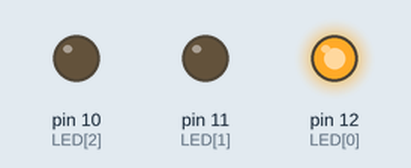
Simulated run of this sketch. Board: Arduino Uno, built with avr-gcc and run on an emulated ATmega328P. Parts: output pins drawn as LEDs (lit = HIGH). What the sketch prints to the serial monitor is not drawn.

Above: at 0.5 s.
At 1.7 s:
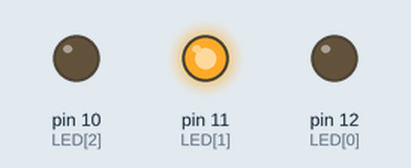
At 3.2 s:
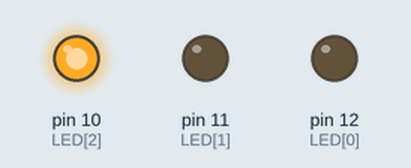
Timing chart, 0 to 5.2 s (numbered marks = the images above):
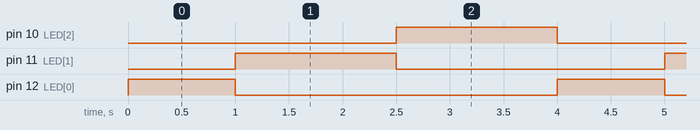

The sketch:

semaforo-com-millis.ino
```cpp
// --- Criar um semáforo utilizando millis() seguindo o enunciado anotado ---

constexpr byte LED[] = {12, 11, 10}; // Vermelho, amarelo e verde, respectivamente
constexpr unsigned long L_PER[] = {0, 1000, 2500, 4000}; // em segundos

// Período do programa
unsigned long t{0};

void setup() {
    Serial.begin(9600);

    for(auto pin : LED)
        pinMode(pin, OUTPUT);
}

// Escreve cada bit do número bin_code no array de LED respectivo por meio de
// bitshifting + AND.
void write_to_leds(byte bin_code) {
    for(auto i = 0; i < 3; i++)
        digitalWrite(LED[i], (bin_code >> i) & 0b001);
}

// Retorna se value está contido no intervalo [a, b[
bool in_interval(unsigned long value, unsigned long a, unsigned long b) {
    return (a <= value && value < b) ? true : false;
}

void loop() {
  for(byte i = 0; i < 3; i++) {
      if(in_interval(millis() - t, L_PER[i], L_PER[i + 1]))
          write_to_leds(0b1 << i);
  }

  if(millis() - t >= L_PER[3]) {
      Serial.print("Resetado no período t = ");
      Serial.print(millis() - t);
      Serial.println(" ms");

      t = millis();
  }
}
```

contador.cpp
```cpp
#include "Arduino.h"

constexpr byte MAX_BUF_S = 13; // No contexto do Arduino R3, o máximo é 13 (111111111111B)
byte BUF_END = 0; // Index necessário para localizar o último char da array

char num_in[MAX_BUF_S];
double dec_out = 0.0; // a função pow() funciona apenas com double, se não leva a truncamento

byte bin_out[MAX_BUF_S - 1];

byte LED[MAX_BUF_S - 1];

// Essa flag garantirá que getNum() seja chamado apenas 1 vez no programa inteiro
bool hasInput = false;

enum NumberalSystem {
  Decimal = 1,
  Binary,
  Octal,
  Hexadecimal,
  Invalid,
};

void setup() {
  Serial.begin(9600);

  for(auto i = 0; i < MAX_BUF_S - 1; i++) {
      LED[i] = i+1;
      pinMode(LED[i], OUTPUT);
  }

  Serial.println("Insira o valor maximo do contador [0-4095d]");
  Serial.println("Utilize a ordem esquerda->direita.");
  Serial.println("Coloque o sis. numerico no final do numero");
  Serial.println("Ex: FFh, 101b, 13d, 65o");
  Serial.println();
}

// ----
// Essa função pega o input do usuário pelo serial, só é executada uma
// vez durante todo o runtime
// ----
void getNum() {

  // NOTE: esse objeto só vai ser construído uma vez durante o programa
  String str_buf;

  if (Serial.available() > 0) {
    str_buf = Serial.readStringUntil('\n');
    str_buf.toCharArray(num_in, MAX_BUF_S);
    BUF_END = str_buf.length() - 1; // considerando a contagem a partir do 0

    hasInput = true;
  }
}

// ----
// Detecta se o input está em hexadecimal, octal, binário ou decimal
// ----
int getNumSystem() {
  char systemChar = num_in[BUF_END];
  NumberalSystem numSystem;

  switch (systemChar) {
  case 'f':
  case 'F': {
    numSystem = Hexadecimal;
    break;
  }

  case 'o':
  case 'O': {
    numSystem = Octal;
    break;
  }

  case 'b':
  case 'B': {
    numSystem = Binary;
    break;
  }

  case 'd':
  case 'D': {
    numSystem = Decimal;
    break;
  }

  default: {
    numSystem = Invalid;
    break;
  }
  }

  return numSystem;
}

// -- Algoritmos de Conversão SISTEMA -> Decimal + utilitários

// Verifica se o caractére está em um intervalo [a, b] na tabela ASCII
// essa função auxilia bastante na legibilidade do código
bool char_is_in_between(char ch, char a, char b) {
  return (ch >= a && ch <= b) ? true : false;
}

byte hex_digit_value(char hex_char) {
  byte num_buf = 0;

  if (char_is_in_between(hex_char, '0', '9'))
    num_buf = hex_char - '0'; // considerando valores da tabela ASCII

  else if (char_is_in_between(hex_char, 'A', 'F'))
    num_buf = 15 - ('F' - hex_char);

  else if (char_is_in_between(hex_char, 'a', 'f'))
    num_buf = 15 - ('f' - hex_char);

  return num_buf;
}

void hex_to_dec() {
  byte num_hex_digit = BUF_END; // excluindo o indicador de sistema numérico pois começa a contar do 0

  for (auto i = 0; i < num_hex_digit; i++) {
    auto exp = (num_hex_digit - i) - 1;
    dec_out += hex_digit_value(num_in[i]) * pow(16, exp);
  }
}

// --- Execução
void dec_to_bin(int dec_value) {
    for(auto i = 0; i < MAX_BUF_S - 1; i++)
        // obs: array termina em MAX_BUF_S - 2 por causa do [0]
        bin_out[(MAX_BUF_S - 2) - i] = (dec_value >> i) & 0b1;
}

void bin_to_led() {
    for(auto i = 0; i < MAX_BUF_S - 1; i++)
        digitalWrite(LED[i], bin_out[i]);
}

void count() {
    int max_number = int(round(dec_out));

    for(auto i = 0; i <= max_number; i++) {
        dec_to_bin(i);
        bin_to_led();
        delay(1000);
    }
}

void execute() {
  Serial.print("[LOG] limite do contador estabelecido para ");
  Serial.println(num_in);

  switch (getNumSystem()) {
    case NumberalSystem::Hexadecimal: {
        hex_to_dec();
        count();
        break;
    }
  }

  dec_out = 0;
}

void loop() {
  if (!hasInput)
      getNum();
  else
      execute();
}
```

Measured:
- by itself, pin 10 (LED[2]), pin 11 (LED[1]): alternates HIGH for 1.5 s and LOW for 2.5 s
- by itself, pin 12 (LED[0]): alternates HIGH for 1.0 s and LOW for 3.0 s
- by itself, everything shown: repeats every 4.0 s, in 3 steps
